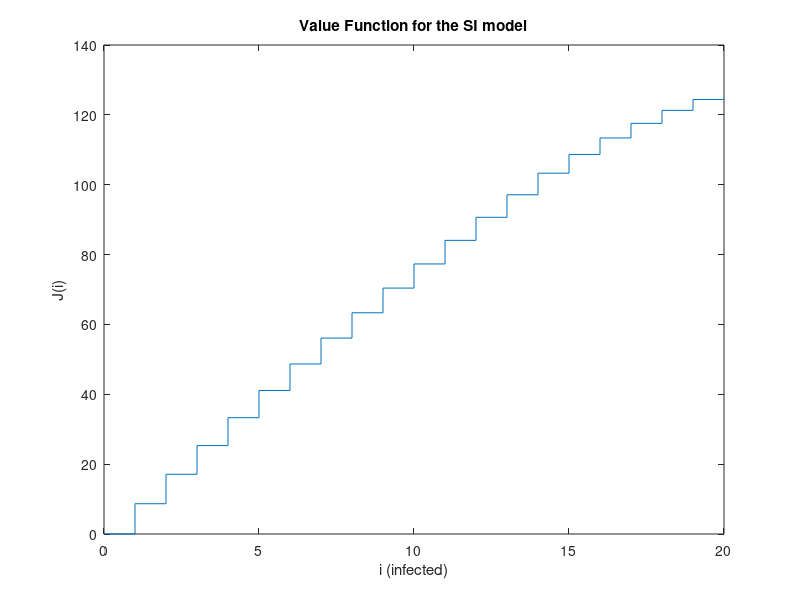

Reproduce this figure in MATLAB.
clear all
clc
%%%%%%%%%%%%%%%%%%%%%%%%%%%%%%%%%%%%%%%%%%%%%%%%%%%%%%%%%%%%%%%%%%%%%%%%%%%
% The code in this file computes the optimal policies using value iteration 
% for the Susceptible-Infected model via the value iteration algoritihm for 
% the considered costs
%%%%%%%%%%%%%%%%%%%%%%%%%%%%%%%%%%%%%%%%%%%%%%%%%%%%%%%%%%%%%%%%%%%%%%%%%%%
N_i = 20; % Number of possible infective
N = N_i+1; % number of nodes in markov chain
epsilon = 1e-6; % Threshold for convergence of the Value iteration algorithm

nu = 100; % uniformisation factor denoted as nu in the paper
% The uniformisation factor is here selected empirically to be greater than
% the sum of the rates exiting a node. The article quantifies this
% precisely but we use empirical values in the code that have to be adapted
% accordinlgy based upon N

% System constants
gamma = .32; % Recovey rate constant
beta = 1.9*gamma; % Infection rate constant
u = linspace(0,0.8,2); % set of available control action

% Definition of cost parameters as in the paper.
% The costs function we consider is c1+c2iz(u)+c3i+c4Nu
% The computation consider z(u) = u and simple adaptations are
% required to consider other z(u)
c1 = 0;
c2 = 1;
c3 = 1;
c4 = 0;
% In this computation we consider h(u) = 1-u but with minor edits other
% functions can be considered


% Initalisation of the data structures for the value iteration algorithm
J = zeros(N,1);  % array holding the value function                 
minpos(1) = length(u); 
% arbitrary value as with no infected there is not mitigation measure to be taken

tic
while true

    delta = 0;

    for i = 1:N_i
        idx = i+1;                   

        Vold = J(idx);
        switch i
            case N_i
                   [minval(idx), minpos(idx)] = min(c1);
                   J(idx) = 1/nu*(gamma*i.*J(idx-1) + (nu-gamma*i).*J(idx) );              
            otherwise
                   [minval(idx), minpos(idx)] = min( (c1 + c2.*i.*u + c3*i + c4*N*u) + beta./N_i.*(1-u).*i.*(N_i-i).*( J(idx+1)-J(idx) ) );
                   J(idx) = 1/nu*(gamma*i.*J(idx-1) + (nu-gamma*i).*J(idx)+ minval(idx)  );
        end 

        delta = max(delta,abs(Vold-J(idx)));      
    end

    if delta < epsilon
        break;
    end

    
end

etime = toc;
disp(['The computation took '  num2str(etime)  ' seconds'])
figure();
stairs(0:N_i, J)
xlabel('i (infected)')
ylabel('J(i)')
title('Value Function for the SI model')

% figure();
% stairs(1:N_i-1, u(minpos(2:end-1)))
% xlabel('i (infected)')
% ylabel('u^*(i)')
% title('Optimal control for the SI model')
